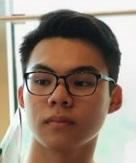
#> input picture 01_PCA/testing.jpg, 136 x 163 px
$ python normalize_face.py
#> lines starting #> are read from the running program, lines starting #| are printed output that depends on the picture
# Source: https://github.com/serengil/tensorflow-101/blob/master/python/face-alignment.py

import os
import cv2
import numpy as np
import pandas as pd
import math
from matplotlib import pyplot as plt
from PIL import Image

#------------------------

def euclidean_distance(a, b):
	x1 = a[0]; y1 = a[1]
	x2 = b[0]; y2 = b[1]

	return math.sqrt(((x2 - x1) * (x2 - x1)) + ((y2 - y1) * (y2 - y1)))

def detectFace(img):
	face_detector, eye_detector = get_detector()
	faces = face_detector.detectMultiScale(img, 1.1, 5)

	print(len(faces), "test")

	if len(faces) > 0:
		face = faces[0]
		face_x, face_y, face_w, face_h = face
		img = img[int(face_y):int(face_y+face_h), int(face_x):int(face_x+face_w)]
		img = cv2.cvtColor(img, cv2.COLOR_BGR2RGB)
		img_gray = cv2.cvtColor(img, cv2.COLOR_BGR2GRAY)
		return img, img_gray
	else:
		img = cv2.cvtColor(img, cv2.COLOR_BGR2RGB)
		img_gray = cv2.cvtColor(img, cv2.COLOR_BGR2GRAY)
		return img, img_gray

def alignFace(img_path):
	face_detector, eye_detector = get_detector()
	img = cv2.imread(img_path)

	img_raw = img.copy()
	img, gray_img = detectFace(img)
	eyes = eye_detector.detectMultiScale(gray_img, 1.1, 5)
	if len(eyes) >= 2:
		base_eyes = eyes[:, 2]
	else:
		base_eyes = eyes
	items = []
	for i in range(0, len(base_eyes)):
		item = (base_eyes[i], i)
		items.append(item)
	df = pd.DataFrame(items, columns = ["length", "idx"]).sort_values(by=['length'], ascending=False)

	eyes = eyes[df.idx.values[0:2]]

	eye_1 = eyes[0]; eye_2 = eyes[1]

	if eye_1[0] < eye_2[0]:
		left_eye = eye_1
		right_eye = eye_2
	else:
		left_eye = eye_2
		right_eye = eye_1

	left_eye_center = (int(left_eye[0] + (left_eye[2] / 2)), int(left_eye[1] + (left_eye[3] / 2)))
	left_eye_x = left_eye_center[0]; left_eye_y = left_eye_center[1]

	right_eye_center = (int(right_eye[0] + (right_eye[2]/2)), int(right_eye[1] + (right_eye[3]/2)))
	right_eye_x = right_eye_center[0]; right_eye_y = right_eye_center[1]

	cv2.circle(img, left_eye_center, 2, (255, 0, 0) , 2)
	cv2.circle(img, right_eye_center, 2, (255, 0, 0) , 2)

	if left_eye_y > right_eye_y:
		point_3rd = (right_eye_x, left_eye_y)
		direction = -1
	else:
		point_3rd = (left_eye_x, right_eye_y)
		direction = 1

	cv2.circle(img, point_3rd, 2, (255, 0, 0) , 2)

	cv2.line(img,right_eye_center, left_eye_center,(67,67,67),1)
	cv2.line(img,left_eye_center, point_3rd,(67,67,67),1)
	cv2.line(img,right_eye_center, point_3rd,(67,67,67),1)

	a = euclidean_distance(left_eye_center, point_3rd)
	b = euclidean_distance(right_eye_center, point_3rd)
	c = euclidean_distance(right_eye_center, left_eye_center)

	cos_a = (b*b + c*c - a*a)/(2*b*c)
	angle = np.arccos(cos_a)

	angle = (angle * 180) / math.pi
	if direction == -1:
		angle = 90 - angle

	new_img = Image.fromarray(img_raw)
	new_img = np.array(new_img.rotate(direction * angle))

	return new_img

def get_detector():
	opencv_home = cv2.__file__
	folders = opencv_home.split(os.path.sep)[0:-1]

	path = folders[0]
	for folder in folders[1:]:
		path = path + "/" + folder

	face_detector_path = path+"/data/haarcascade_frontalface_default.xml"
	eye_detector_path = path+"/data/haarcascade_eye.xml"

	face_detector = cv2.CascadeClassifier(face_detector_path)
	eye_detector = cv2.CascadeClassifier(eye_detector_path)
	return face_detector, eye_detector

def normalize_face(images):

	colored_images = []
	grayscale_images = []

	for instance in images:
		alignedFace = alignFace(instance)
#> in alignFace, img is the input picture: shape (163, 136, 3); mean B, G, R 125.2, 139, 155.1
#> in detectFace, `faces = face_detector.detectMultiScale(img, 1.1, 5)`: faces = [[13, 39, 103, 103]]
#| 1 test
#> in detectFace, `face = faces[0]`: face = [13, 39, 103, 103]
#> in detectFace, `face_x, face_y, face_w, face_h = face`: face_x = 13; face_y = 39; face_w = 103
#> in detectFace, `img = img[int(face_y):int(face_y+face_h), int(face_x):int(face_x+face_..`:
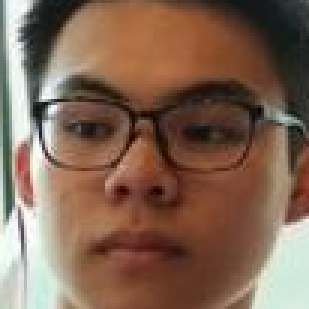
#> img: shape (103, 103, 3) (shown 3 times larger); mean B, G, R 84, 101.7, 130
#> in detectFace, `img_gray = cv2.cvtColor(img, cv2.COLOR_BGR2GRAY)`:
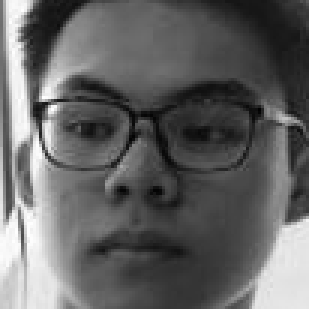
#> img_gray: shape (103, 103) (shown 3 times larger); min 1, max 255, mean 99.6
#> in alignFace, `eyes = eye_detector.detectMultiScale(gray_img, 1.1, 5)`: eyes = ()
#> after the loop in alignFace, `for i in range(0, len(base_eyes)):`: items = []
#> in alignFace, `df = pd.DataFrame(items, columns = ["length", "idx"]).sort_values(by=[..`: df = table of 0 rows and 2 columns
		img, gray_img = detectFace(alignedFace)
		colored_images.append(img)
		grayscale_images.append(gray_img)
		plt.imshow(gray_img, cmap="gray")
		plt.show()

	return colored_images, grayscale_images

#> (the run stopped early here; a loop or call above may not have finished)

$ run again, with 01_PCA/0.jpg copied over 01_PCA/testing.jpg
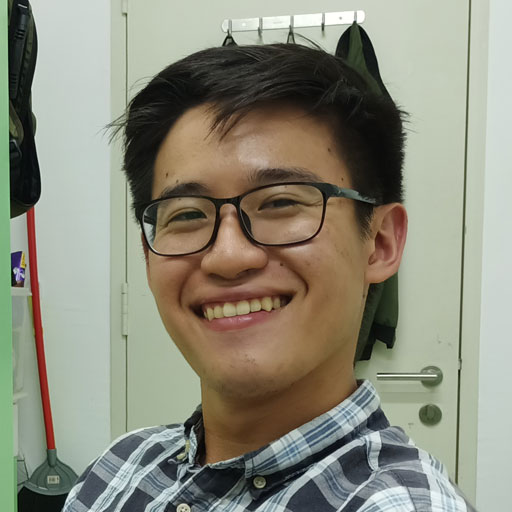
#> input picture 01_PCA/0.jpg, 512 x 512 px
#> in alignFace, img is the input picture: shape (512, 512, 3); mean B, G, R 123.6, 139.3, 139.7
#> faces = [[112, 100, 269, 269]]
#| 1 test
#> face = [112, 100, 269, 269]
#> face_x = 112; face_y = 100; face_w = 269
#> eyes = [[69, 178, 64, 64], [140, 174, 53, 53]]
#> base_eyes = [64, 53]
#> the loop in alignFace, `for i in range(0, len(base_eyes)):` made 2 passes
#> item on passes 1 to 2: (64, 0), (53, 1)
#> after the loop in alignFace, `for i in range(0, len(base_eyes)):`: items = [(64, 0), (53, 1)]
#> df = table of 2 rows and 2 columns
#> eye_1 = [69, 178, 64, 64]
#> eye_2 = [140, 174, 53, 53]
#> left_eye = [69, 178, 64, 64]
#> right_eye = [140, 174, 53, 53]
#> left_eye_center = (101, 210)
#> left_eye_x = 101
#> left_eye_y = 210
#> right_eye_center = (166, 200)
#> right_eye_x = 166
#> right_eye_y = 200
#> point_3rd = (166, 210)
#> in alignFace, `cv2.line(img,left_eye_center, point_3rd,(67,67,67),1)`:
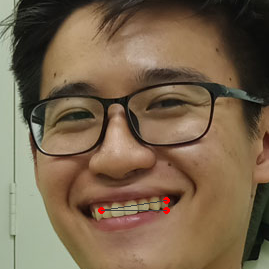
#> img: shape (269, 269, 3); mean R, G, B 120.6, 100.5, 76.8
#> x1 = 101
#> y1 = 210
#> x2 = 166
#> y2 = 210
#> a = 65
#> b = 10
#> c = 65.76
#> cos_a = 0.152
#> in alignFace, `angle = np.arccos(cos_a)`: angle = 1.42
#> in alignFace, `angle = (angle * 180) / math.pi`: angle = 81.25
#> in alignFace, `angle = 90 - angle`: angle = 8.75
#> faces = [[114, 103, 257, 257]]
#| 1 test
#> face = [114, 103, 257, 257]
#> face_x = 114; face_y = 103; face_w = 257
#> in detectFace (call 2), `img_gray = cv2.cvtColor(img, cv2.COLOR_BGR2GRAY)`:
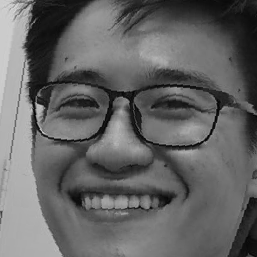
#> img_gray: shape (257, 257); min 1, max 215, mean 100.9

$ run again, with 01_PCA/1.jpg copied over 01_PCA/testing.jpg
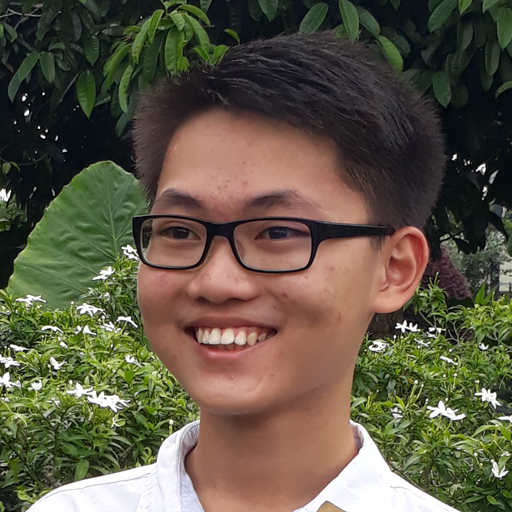
#> input picture 01_PCA/1.jpg, 512 x 512 px
#> in alignFace, img is the input picture: shape (512, 512, 3); mean B, G, R 69.2, 87.6, 95.2
#> faces = [[61, 97, 326, 326]]
#| 1 test
#> face = [61, 97, 326, 326]
#> face_x = 61; face_y = 97; face_w = 326
#> in alignFace, `eyes = eye_detector.detectMultiScale(gray_img, 1.1, 5)`: eyes = [[188, 115, 47, 47], [93, 114, 45, 45], [119, 192, 85, 85]]
#> base_eyes = [47, 45, 85]
#> the loop in alignFace, `for i in range(0, len(base_eyes)):` made 3 passes
#> item on passes 1 to 3: (47, 0), (45, 1), (85, 2)
#> after the loop in alignFace, `for i in range(0, len(base_eyes)):`: items = [(47, 0), (45, 1), (85, 2)]
#> df = table of 3 rows and 2 columns
#> in alignFace, `eyes = eyes[df.idx.values[0:2]]`: eyes = [[119, 192, 85, 85], [188, 115, 47, 47]]
#> eye_1 = [119, 192, 85, 85]
#> eye_2 = [188, 115, 47, 47]
#> left_eye = [119, 192, 85, 85]
#> right_eye = [188, 115, 47, 47]
#> left_eye_center = (161, 234)
#> left_eye_x = 161
#> left_eye_y = 234
#> right_eye_center = (211, 138)
#> right_eye_x = 211
#> right_eye_y = 138
#> point_3rd = (211, 234)
#> in alignFace, `cv2.line(img,right_eye_center, point_3rd,(67,67,67),1)`:
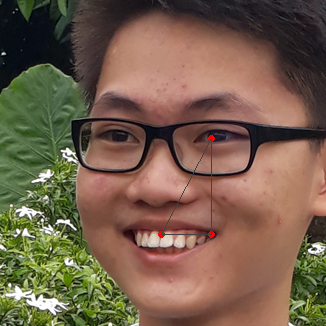
#> img: shape (326, 326, 3); mean R, G, B 117.9, 95.5, 75.8
#> x1 = 161
#> y1 = 234
#> x2 = 211
#> y2 = 234
#> a = 50
#> b = 96
#> c = 108.2
#> cos_a = 0.887
#> in alignFace, `angle = np.arccos(cos_a)`: angle = 0.48
#> in alignFace, `angle = (angle * 180) / math.pi`: angle = 27.51
#> in alignFace, `angle = 90 - angle`: angle = 62.49
#> faces = ()
#| 0 test
#> in detectFace (call 2), `img_gray = cv2.cvtColor(img, cv2.COLOR_BGR2GRAY)`:
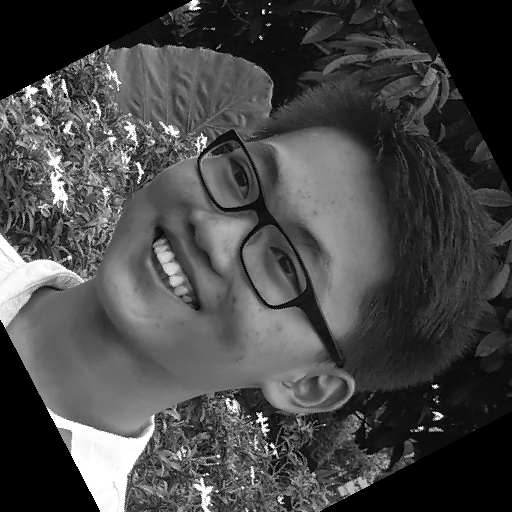
#> img_gray: shape (512, 512); min 0, max 255, mean 71.8
